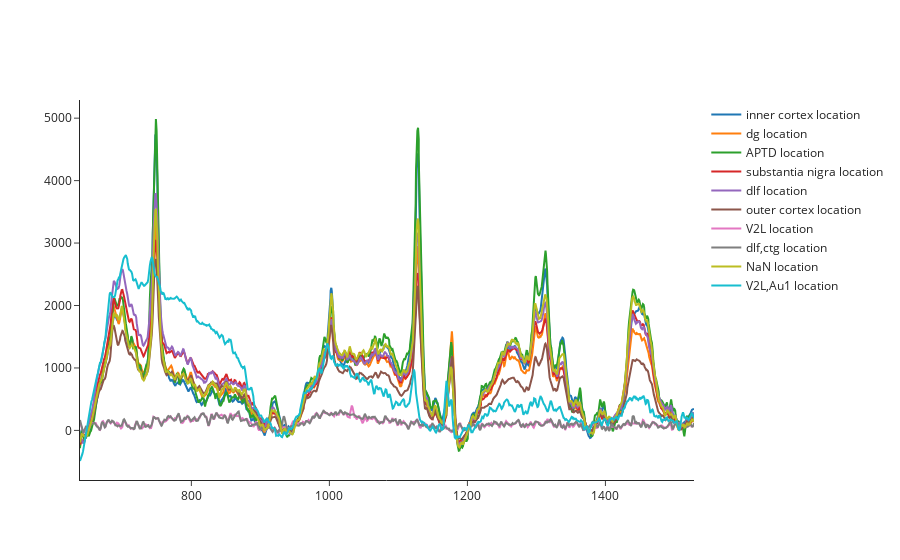

The notebook cell saved with this chart:
### Code cell
reload(spectral)

spec=spectral.Spectral(ys,x,namedic,date)
# spec.trunc_before_x=314
# spec.trunc_after_x=1663

spec.single_plot()

# spec.set_plot(peak_list=mix)

# fig=spec.set_plot(move_y_title=0.08)
# fig.show()
# mix=[411,445,496,563,670,700,765,810,850,951,1074,1330,1379,1590]
# as3=[371,409,500,566,761,838,961,994,1021,1181,1223,1253,1374,1436,1537,1590,1642]

# fig=spec.peak_label(fig,mix,row=1) #1.05
# fig=spec.peak_label(fig,mix,row=2) #0.785
# fig=spec.peak_label(fig,as3,row=3) #0.47
# spec.peak_label(fig,as3,row=4) #0.16

### Figure 1 — Plotly figure (JSON) as saved in the notebook; plotly's stock layout.template omitted (floating-point values rounded to 4 significant figures; data arrays with more than 128 entries replaced by an {"elided": "..."} marker saying what was removed)
{"data": [{"name": "inner cortex location", "type": "scatter", "x": {"elided": "1100 float values"}, "y": {"elided": "1340 float values"}}, {"name": "dg location", "type": "scatter", "x": {"elided": "1100 float values"}, "y": {"elided": "1340 float values"}}, {"name": "APTD location", "type": "scatter", "x": {"elided": "1100 float values"}, "y": {"elided": "1340 float values"}}, {"name": "substantia nigra location", "type": "scatter", "x": {"elided": "1100 float values"}, "y": {"elided": "1340 float values"}}, {"name": "dlf location", "type": "scatter", "x": {"elided": "1100 float values"}, "y": {"elided": "1340 float values"}}, {"name": "outer cortex location", "type": "scatter", "x": {"elided": "1100 float values"}, "y": {"elided": "1340 float values"}}, {"name": "V2L location", "type": "scatter", "x": {"elided": "1100 float values"}, "y": {"elided": "1340 float values"}}, {"name": "dlf,ctg location", "type": "scatter", "x": {"elided": "1100 float values"}, "y": {"elided": "1340 float values"}}, {"name": "NaN location", "type": "scatter", "x": {"elided": "1100 float values"}, "y": {"elided": "1340 float values"}}, {"name": "V2L,Au1 location", "type": "scatter", "x": {"elided": "1100 float values"}, "y": {"elided": "1340 float values"}}], "layout": {}}
